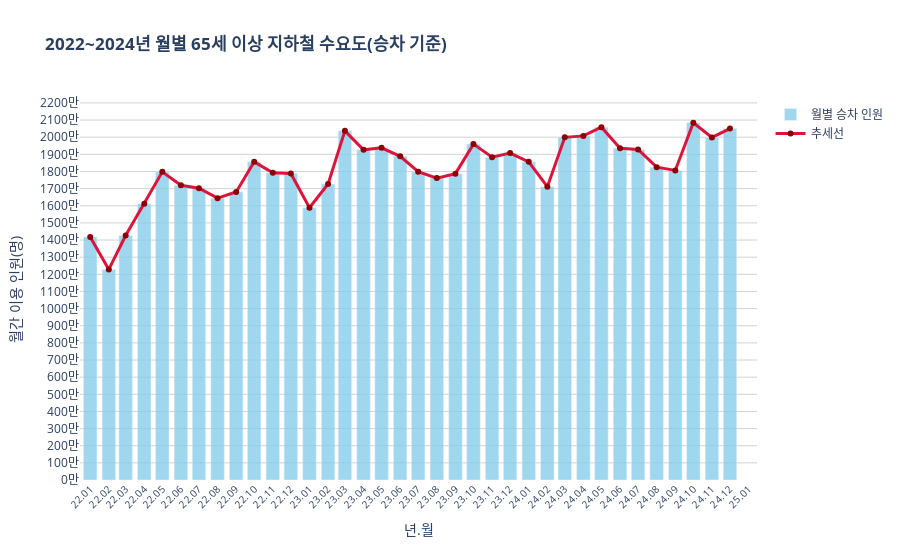

Notebook cell for this chart:
### Code cell
# ==========================================
# [1] 데이터 연산 및 전처리 (이전과 동일)
# ==========================================
def process_monthly_demand(df_list, year_list):
    monthly_results = []
    
    time_cols = [
        '06시간대이전', '06-07시간대', '07-08시간대', '08-09시간대', '09-10시간대',
        '10-11시간대', '11-12시간대', '12-13시간대', '13-14시간대', '14-15시간대',
        '15-16시간대', '16-17시간대', '17-18시간대', '18-19시간대', '19-20시간대',
        '20-21시간대', '21-22시간대', '22-23시간대', '23-24시간대', '24시간대이후'
    ]

    for df in df_list:
        temp_df = df.copy()
        
        # 승차 인원만 필터링
        if '승하차구분' in temp_df.columns:
            temp_df = temp_df[temp_df['승하차구분'] == '승차']
            
        for col in time_cols:
            temp_df[col] = pd.to_numeric(temp_df[col], errors='coerce').fillna(0)
            
        temp_df['일일총승객수'] = temp_df[time_cols].sum(axis=1)
        temp_df['수송일자'] = pd.to_datetime(temp_df['수송일자'])
        
        # 2022년 1월 1일 이후 데이터만 남김
        temp_df = temp_df[temp_df['수송일자'] >= '2022-01-01']

        df_month = temp_df.groupby(temp_df['수송일자'].dt.to_period('M'))['일일총승객수'].sum()
        monthly_results.append(df_month)
    
    total_series = pd.concat(monthly_results).sort_index()
    total_series.index = total_series.index.to_timestamp()
    
    return total_series

# ==========================================
# [2] 함수 실행
# ==========================================
dfs = [senior22_df, senior23_df, senior24_df]
years = ['2022', '2023', '2024']

all_month_data = process_monthly_demand(dfs, years)

# ==========================================
# [3] 시각화 (X축 대각선 + 작은 글씨 적용)
# ==========================================
fig = go.Figure()

# 막대그래프
fig.add_trace(go.Bar(
    x=all_month_data.index,
    y=all_month_data.values,
    name='월별 승차 인원',
    marker_color='skyblue',
    opacity=0.8
))

# 추세선
fig.add_trace(go.Scatter(
    x=all_month_data.index,
    y=all_month_data.values,
    mode='lines+markers',
    name='추세선',
    line=dict(color='crimson', width=3),
    marker=dict(size=6, color='darkred')
))

# Y축 눈금 설정
y_max = all_month_data.max() * 1.15
tick_step = 1000000 
tick_vals = np.arange(0, y_max, tick_step)
tick_texts = [f"{int(v/10000)}만" for v in tick_vals]

fig.update_layout(
    title="<b>2022~2024년 월별 65세 이상 지하철 수요도(승차 기준)</b>",
    xaxis_title="년.월",
    yaxis_title="월간 이용 인원(명)",
    yaxis=dict(
        tickmode='array',
        tickvals=tick_vals,
        ticktext=tick_texts,
        gridcolor='lightgray'
    ),
    xaxis=dict(
        tickformat="%y.%m",     # 22.01 형식
        dtick="M1",             # 모든 달 표시
        tickangle=-45,          # ★ 대각선 기울기
        tickfont=dict(size=10), # ★ 글씨 크기 작게
        # 21년 11,12월 안 보이게 시작점을 2021-12-15 정도로 설정
        range=['2021-12-15', '2025-01-15'] 
    ),
    plot_bgcolor='white',
    hovermode="x unified"
)

fig.show()

### Figure 1 — Plotly figure (JSON) as saved in the notebook; plotly's stock layout.template omitted (floating-point values rounded to 4 significant figures)
{"data": [{"marker": {"color": "skyblue"}, "name": "월별 승차 인원", "opacity": 0.8, "type": "bar", "x": ["2022-01-01T00:00:00", "2022-02-01T00:00:00", "2022-03-01T00:00:00", "2022-04-01T00:00:00", "2022-05-01T00:00:00", "2022-06-01T00:00:00", "2022-07-01T00:00:00", "2022-08-01T00:00:00", "2022-09-01T00:00:00", "2022-10-01T00:00:00", "2022-11-01T00:00:00", "2022-12-01T00:00:00", "2023-01-01T00:00:00", "2023-02-01T00:00:00", "2023-03-01T00:00:00", "2023-04-01T00:00:00", "2023-05-01T00:00:00", "2023-06-01T00:00:00", "2023-07-01T00:00:00", "2023-08-01T00:00:00", "2023-09-01T00:00:00", "2023-10-01T00:00:00", "2023-11-01T00:00:00", "2023-12-01T00:00:00", "2024-01-01T00:00:00", "2024-02-01T00:00:00", "2024-03-01T00:00:00", "2024-04-01T00:00:00", "2024-05-01T00:00:00", "2024-06-01T00:00:00", "2024-07-01T00:00:00", "2024-08-01T00:00:00", "2024-09-01T00:00:00", "2024-10-01T00:00:00", "2024-11-01T00:00:00", "2024-12-01T00:00:00"], "y": [14175283, 12284709, 14260780, 16112289, 17978806, 17195197, 17026147, 16444049, 16806195, 18561730, 17924231, 17877357, 15881361, 17273212, 20371151, 19261371, 19379689, 18885252, 17984659, 17612738, 17874413, 19597259, 18836004, 19076542, 18562855, 17111087, 19993547, 20075976, 20586266, 19356721, 19286501, 18253750, 18062416, 20843015, 19989152, 20501371]}, {"line": {"color": "crimson", "width": 3}, "marker": {"color": "darkred", "size": 6}, "mode": "lines+markers", "name": "추세선", "type": "scatter", "x": ["2022-01-01T00:00:00", "2022-02-01T00:00:00", "2022-03-01T00:00:00", "2022-04-01T00:00:00", "2022-05-01T00:00:00", "2022-06-01T00:00:00", "2022-07-01T00:00:00", "2022-08-01T00:00:00", "2022-09-01T00:00:00", "2022-10-01T00:00:00", "2022-11-01T00:00:00", "2022-12-01T00:00:00", "2023-01-01T00:00:00", "2023-02-01T00:00:00", "2023-03-01T00:00:00", "2023-04-01T00:00:00", "2023-05-01T00:00:00", "2023-06-01T00:00:00", "2023-07-01T00:00:00", "2023-08-01T00:00:00", "2023-09-01T00:00:00", "2023-10-01T00:00:00", "2023-11-01T00:00:00", "2023-12-01T00:00:00", "2024-01-01T00:00:00", "2024-02-01T00:00:00", "2024-03-01T00:00:00", "2024-04-01T00:00:00", "2024-05-01T00:00:00", "2024-06-01T00:00:00", "2024-07-01T00:00:00", "2024-08-01T00:00:00", "2024-09-01T00:00:00", "2024-10-01T00:00:00", "2024-11-01T00:00:00", "2024-12-01T00:00:00"], "y": [14175283, 12284709, 14260780, 16112289, 17978806, 17195197, 17026147, 16444049, 16806195, 18561730, 17924231, 17877357, 15881361, 17273212, 20371151, 19261371, 19379689, 18885252, 17984659, 17612738, 17874413, 19597259, 18836004, 19076542, 18562855, 17111087, 19993547, 20075976, 20586266, 19356721, 19286501, 18253750, 18062416, 20843015, 19989152, 20501371]}], "layout": {"hovermode": "x unified", "plot_bgcolor": "white", "title": {"text": "<b>2022~2024년 월별 65세 이상 지하철 수요도(승차 기준)</b>"}, "xaxis": {"dtick": "M1", "range": ["2021-12-15", "2025-01-15"], "tickangle": -45, "tickfont": {"size": 10}, "tickformat": "%y.%m", "title": {"text": "년.월"}}, "yaxis": {"gridcolor": "lightgray", "tickmode": "array", "ticktext": ["0만", "100만", "200만", "300만", "400만", "500만", "600만", "700만", "800만", "900만", "1000만", "1100만", "1200만", "1300만", "1400만", "1500만", "1600만", "1700만", "1800만", "1900만", "2000만", "2100만", "2200만", "2300만"], "tickvals": [0, 1000000, 2000000, 3000000, 4000000, 5000000, 6000000, 7000000, 8000000, 9000000, 10000000, 11000000, 12000000, 13000000, 14000000, 15000000, 16000000, 17000000, 18000000, 19000000, 20000000, 21000000, 22000000, 23000000], "title": {"text": "월간 이용 인원(명)"}}}}
